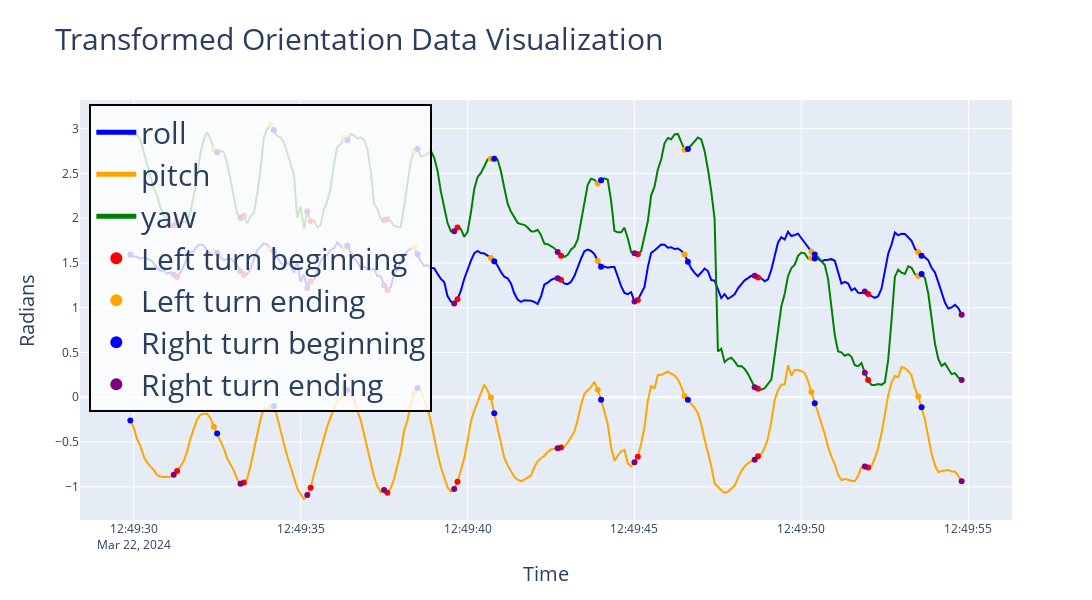

The cell this chart's notebook holds for it:
### Markdown cell above
#### Calculate Euler angles based on quaternions

### Code cell
transformed_df = calculate_euler_angles_list([orientation_df])[0]
display(transformed_df.head())
draw_plotly_new(transformed_df, col=split_on, granular=True, title="Transformed Orientation Data Visualization")

### Figure 1 — Plotly figure (JSON) as saved in the notebook; plotly's stock layout.template omitted (floating-point values rounded to 4 significant figures; data arrays with more than 128 entries replaced by an {"elided": "..."} marker saying what was removed)
{"data": [{"line": {"color": "blue"}, "mode": "lines", "name": "roll", "type": "scatter", "x": {"elided": "250 str values"}, "y": {"elided": "250 float values"}}, {"marker": {"color": "red", "size": 6}, "mode": "markers", "name": "roll Left turn beginning", "showlegend": false, "type": "scatter", "x": ["2024-03-22T12:49:31.300000", "2024-03-22T12:49:33.300000", "2024-03-22T12:49:35.300000", "2024-03-22T12:49:37.600000", "2024-03-22T12:49:39.700000", "2024-03-22T12:49:42.800000", "2024-03-22T12:49:45.100000", "2024-03-22T12:49:48.700000", "2024-03-22T12:49:52"], "y": [1.342, 1.368, 1.296, 1.196, 1.093, 1.312, 1.086, 1.336, 1.153]}, {"marker": {"color": "orange", "size": 6}, "mode": "markers", "name": "roll Left turn ending", "showlegend": false, "type": "scatter", "x": ["2024-03-22T12:49:32.400000", "2024-03-22T12:49:34.100000", "2024-03-22T12:49:36.300000", "2024-03-22T12:49:38.400000", "2024-03-22T12:49:40.700000", "2024-03-22T12:49:43.900000", "2024-03-22T12:49:46.500000", "2024-03-22T12:49:50.300000", "2024-03-22T12:49:53.500000"], "y": [1.623, 1.649, 1.649, 1.672, 1.553, 1.522, 1.592, 1.626, 1.619]}, {"marker": {"color": "blue", "size": 6}, "mode": "markers", "name": "roll Right turn beginning", "showlegend": false, "type": "scatter", "x": ["2024-03-22T12:49:29.900000", "2024-03-22T12:49:32.500000", "2024-03-22T12:49:34.200000", "2024-03-22T12:49:36.400000", "2024-03-22T12:49:38.500000", "2024-03-22T12:49:40.800000", "2024-03-22T12:49:44", "2024-03-22T12:49:46.600000", "2024-03-22T12:49:50.400000", "2024-03-22T12:49:53.600000"], "y": [1.592, 1.614, 1.63, 1.692, 1.598, 1.519, 1.456, 1.512, 1.594, 1.579]}, {"marker": {"color": "purple", "size": 6}, "mode": "markers", "name": "roll Right turn ending", "showlegend": false, "type": "scatter", "x": ["2024-03-22T12:49:31.200000", "2024-03-22T12:49:33.200000", "2024-03-22T12:49:35.200000", "2024-03-22T12:49:37.500000", "2024-03-22T12:49:39.600000", "2024-03-22T12:49:42.700000", "2024-03-22T12:49:45", "2024-03-22T12:49:48.600000", "2024-03-22T12:49:51.900000", "2024-03-22T12:49:54.800000"], "y": [1.371, 1.408, 1.218, 1.248, 1.045, 1.329, 1.069, 1.357, 1.18, 0.9218]}, {"line": {"color": "orange"}, "mode": "lines", "name": "pitch", "type": "scatter", "x": {"elided": "250 str values"}, "y": {"elided": "250 float values"}}, {"marker": {"color": "red", "size": 6}, "mode": "markers", "name": "pitch Left turn beginning", "showlegend": false, "type": "scatter", "x": ["2024-03-22T12:49:31.300000", "2024-03-22T12:49:33.300000", "2024-03-22T12:49:35.300000", "2024-03-22T12:49:37.600000", "2024-03-22T12:49:39.700000", "2024-03-22T12:49:42.800000", "2024-03-22T12:49:45.100000", "2024-03-22T12:49:48.700000", "2024-03-22T12:49:52"], "y": [-0.8228, -0.9535, -1.01, -1.067, -0.9455, -0.5614, -0.6643, -0.6595, -0.7862]}, {"marker": {"color": "orange", "size": 6}, "mode": "markers", "name": "pitch Left turn ending", "showlegend": false, "type": "scatter", "x": ["2024-03-22T12:49:32.400000", "2024-03-22T12:49:34.100000", "2024-03-22T12:49:36.300000", "2024-03-22T12:49:38.400000", "2024-03-22T12:49:40.700000", "2024-03-22T12:49:43.900000", "2024-03-22T12:49:46.500000", "2024-03-22T12:49:50.300000", "2024-03-22T12:49:53.500000"], "y": [-0.3301, -0.1115, 0.1103, 0.04661, -0.003403, 0.08244, 0.01242, 0.05788, 0.009192]}, {"marker": {"color": "blue", "size": 6}, "mode": "markers", "name": "pitch Right turn beginning", "showlegend": false, "type": "scatter", "x": ["2024-03-22T12:49:29.900000", "2024-03-22T12:49:32.500000", "2024-03-22T12:49:34.200000", "2024-03-22T12:49:36.400000", "2024-03-22T12:49:38.500000", "2024-03-22T12:49:40.800000", "2024-03-22T12:49:44", "2024-03-22T12:49:46.600000", "2024-03-22T12:49:50.400000", "2024-03-22T12:49:53.600000"], "y": [-0.2592, -0.4057, -0.09865, 0.07988, 0.1019, -0.1803, -0.02749, -0.02921, -0.06771, -0.112]}, {"marker": {"color": "purple", "size": 6}, "mode": "markers", "name": "pitch Right turn ending", "showlegend": false, "type": "scatter", "x": ["2024-03-22T12:49:31.200000", "2024-03-22T12:49:33.200000", "2024-03-22T12:49:35.200000", "2024-03-22T12:49:37.500000", "2024-03-22T12:49:39.600000", "2024-03-22T12:49:42.700000", "2024-03-22T12:49:45", "2024-03-22T12:49:48.600000", "2024-03-22T12:49:51.900000", "2024-03-22T12:49:54.800000"], "y": [-0.8673, -0.9653, -1.093, -1.037, -1.024, -0.5713, -0.7277, -0.6989, -0.7736, -0.938]}, {"line": {"color": "green"}, "mode": "lines", "name": "yaw", "type": "scatter", "x": {"elided": "250 str values"}, "y": {"elided": "250 float values"}}, {"marker": {"color": "red", "size": 6}, "mode": "markers", "name": "yaw Left turn beginning", "showlegend": false, "type": "scatter", "x": ["2024-03-22T12:49:31.300000", "2024-03-22T12:49:33.300000", "2024-03-22T12:49:35.300000", "2024-03-22T12:49:37.600000", "2024-03-22T12:49:39.700000", "2024-03-22T12:49:42.800000", "2024-03-22T12:49:45.100000", "2024-03-22T12:49:48.700000", "2024-03-22T12:49:52"], "y": [1.95, 2.022, 1.964, 1.987, 1.894, 1.58, 1.596, 0.09456, 0.1917]}, {"marker": {"color": "orange", "size": 6}, "mode": "markers", "name": "yaw Left turn ending", "showlegend": false, "type": "scatter", "x": ["2024-03-22T12:49:32.400000", "2024-03-22T12:49:34.100000", "2024-03-22T12:49:36.300000", "2024-03-22T12:49:38.400000", "2024-03-22T12:49:40.700000", "2024-03-22T12:49:43.900000", "2024-03-22T12:49:46.500000", "2024-03-22T12:49:50.300000", "2024-03-22T12:49:53.500000"], "y": [2.767, 3.043, 2.897, 2.748, 2.664, 2.388, 2.763, 1.552, 1.354]}, {"marker": {"color": "blue", "size": 6}, "mode": "markers", "name": "yaw Right turn beginning", "showlegend": false, "type": "scatter", "x": ["2024-03-22T12:49:29.900000", "2024-03-22T12:49:32.500000", "2024-03-22T12:49:34.200000", "2024-03-22T12:49:36.400000", "2024-03-22T12:49:38.500000", "2024-03-22T12:49:40.800000", "2024-03-22T12:49:44", "2024-03-22T12:49:46.600000", "2024-03-22T12:49:50.400000", "2024-03-22T12:49:53.600000"], "y": [2.949, 2.735, 2.982, 2.87, 2.772, 2.663, 2.423, 2.772, 1.549, 1.375]}, {"marker": {"color": "purple", "size": 6}, "mode": "markers", "name": "yaw Right turn ending", "showlegend": false, "type": "scatter", "x": ["2024-03-22T12:49:31.200000", "2024-03-22T12:49:33.200000", "2024-03-22T12:49:35.200000", "2024-03-22T12:49:37.500000", "2024-03-22T12:49:39.600000", "2024-03-22T12:49:42.700000", "2024-03-22T12:49:45", "2024-03-22T12:49:48.600000", "2024-03-22T12:49:51.900000", "2024-03-22T12:49:54.800000"], "y": [1.917, 2.001, 2.074, 1.976, 1.854, 1.621, 1.609, 0.1114, 0.2733, 0.1911]}, {"legendgroup": "Left", "marker": {"color": "red", "size": 6}, "mode": "markers", "name": "Left turn beginning", "showlegend": true, "type": "scatter", "x": [null], "y": [null]}, {"legendgroup": "Left", "marker": {"color": "orange", "size": 6}, "mode": "markers", "name": "Left turn ending", "showlegend": true, "type": "scatter", "x": [null], "y": [null]}, {"legendgroup": "Right", "marker": {"color": "blue", "size": 6}, "mode": "markers", "name": "Right turn beginning", "showlegend": true, "type": "scatter", "x": [null], "y": [null]}, {"legendgroup": "Right", "marker": {"color": "purple", "size": 6}, "mode": "markers", "name": "Right turn ending", "showlegend": true, "type": "scatter", "x": [null], "y": [null]}], "layout": {"height": 600, "legend": {"bgcolor": "rgba(255, 255, 255, 0.8)", "bordercolor": "Black", "borderwidth": 2, "font": {"size": 30}, "itemsizing": "constant", "itemwidth": 40, "traceorder": "normal", "x": 0.01, "y": 0.99}, "title": {"font": {"size": 30}, "text": "Transformed Orientation Data Visualization"}, "width": 1200, "xaxis": {"title": {"font": {"size": 20}, "text": "Time"}}, "yaxis": {"title": {"font": {"size": 20}, "text": "Radians"}}}}
